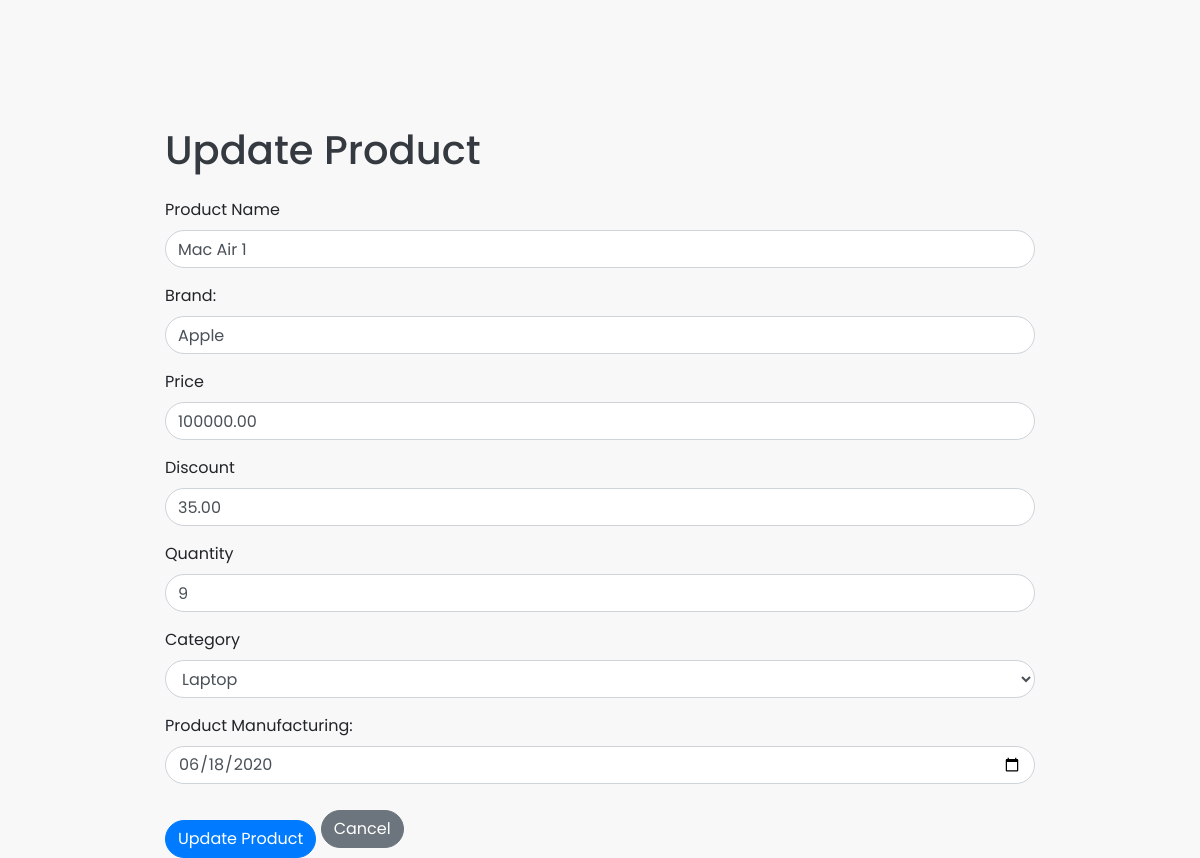
The app's page /product/5/update/, older data.
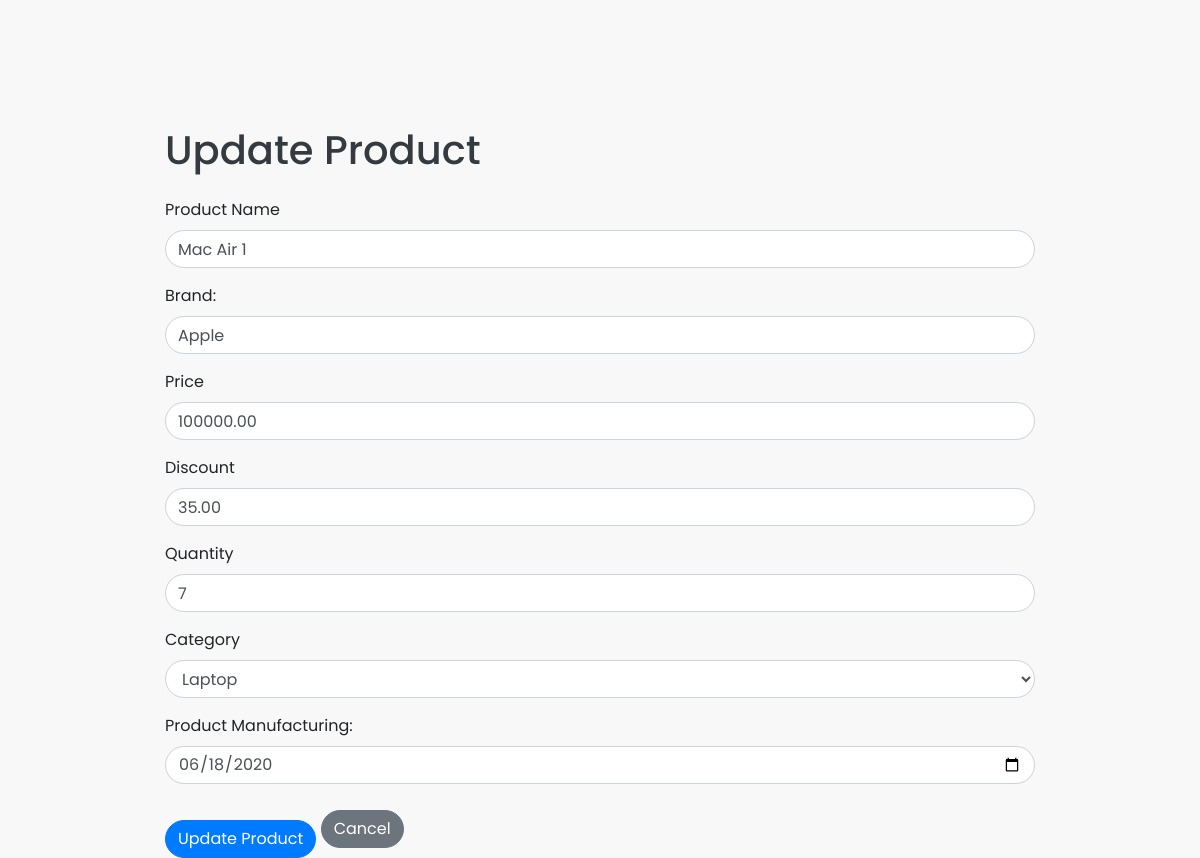
The same page, newer data.
### billingsystemapp/models.py (models this page shows, shortened)
class Product(models.Model):
    product_id = models.AutoField(primary_key=True)
    product_name = models.CharField(max_length=200)
    brand = models.CharField(max_length=200, null=True)
    price = models.DecimalField(max_digits=10, decimal_places=2)
    discount=models.DecimalField(max_digits=10, decimal_places=2,default=0.00)
    quantity = models.IntegerField()
    manufacturingdate = models.DateField(null=True)
    category = models.ForeignKey(Category, on_delete=models.CASCADE)
    from datetime import date

class Category(models.Model):
    name = models.CharField(max_length=100)

### billingsystemapp/views.py (the view, shortened to what this page needs)
# urls.py: path('product/<int:product_id>/update/', views.product_update, name='product_update'),
def product_update(request, product_id):
    product = get_object_or_404(Product, pk=product_id)
    categories = Category.objects.all()
    return render(request, 'product_update.html', {'product': product, 'categories': categories})

### billingsystemapp/templates/product_update.html (shortened to what this page needs)
<!DOCTYPE html>
<html lang="en">
<head>
    <link href="https://stackpath.bootstrapcdn.com/bootstrap/4.5.2/css/bootstrap.min.css" rel="stylesheet">
</head>
<body>
    <div class="container">
        <h1 class="mt-4 mb-4">Update Product</h1>
        <form method="post">
            <div class="form-group">
                <label for="product_name">Product Name</label>
                <input type="text" class="form-control" id="product_name" name="product_name" value="{{ product.product_name }}" required>
            </div>
            <div class="form-group">
                <label for="brand">Brand:</label>
                <input type="text" class="form-control" id="brand" name="brand" value="{{ product.brand }}" required>
            </div>
            <div class="form-group">
                <label for="price">Price</label>
                <input type="number" class="form-control" id="price" name="price" value="{{ product.price }}" required>
            </div>
            <div class="form-group">
                <label for="discount">Discount</label>
                <input type="number" class="form-control" id="discount" name="discount" value="{{ product.discount }}" required>
            </div>
            <div class="form-group">
                <label for="quantity">Quantity</label>
                <input type="number" class="form-control" id="quantity" name="quantity" value="{{ product.quantity }}" required>
            </div>
            <div class="form-group">
                <label for="category">Category</label>
                <select class="form-control" id="category" name="category" required>
                    {% for category in categories %}
                        <option value="{{ category.pk }}" {% if category.pk == product.category.pk %} selected {% endif %}>{{ category.name }}</option>
                    {% endfor %}
                </select>
            </div>
            <div class="form-group">
                <label for="pdtmanu">Product Manufacturing:</label>
                <input type="date" class="form-control" id="pdtmanu" name="pdtmanu" value="{{ product.manufacturingdate|date:'Y-m-d' }}" required>
            </div>
            <button type="submit" class="btn btn-primary">Update Product</button>
            <a class="btn btn-secondary" href="{% url 'product' %}">Cancel</a>
        </form>
    </div>
</body>
</html>

Row changes from the older to the newer data that the page shows:
changed Product "Mac Air 1": quantity "9" → "7"
